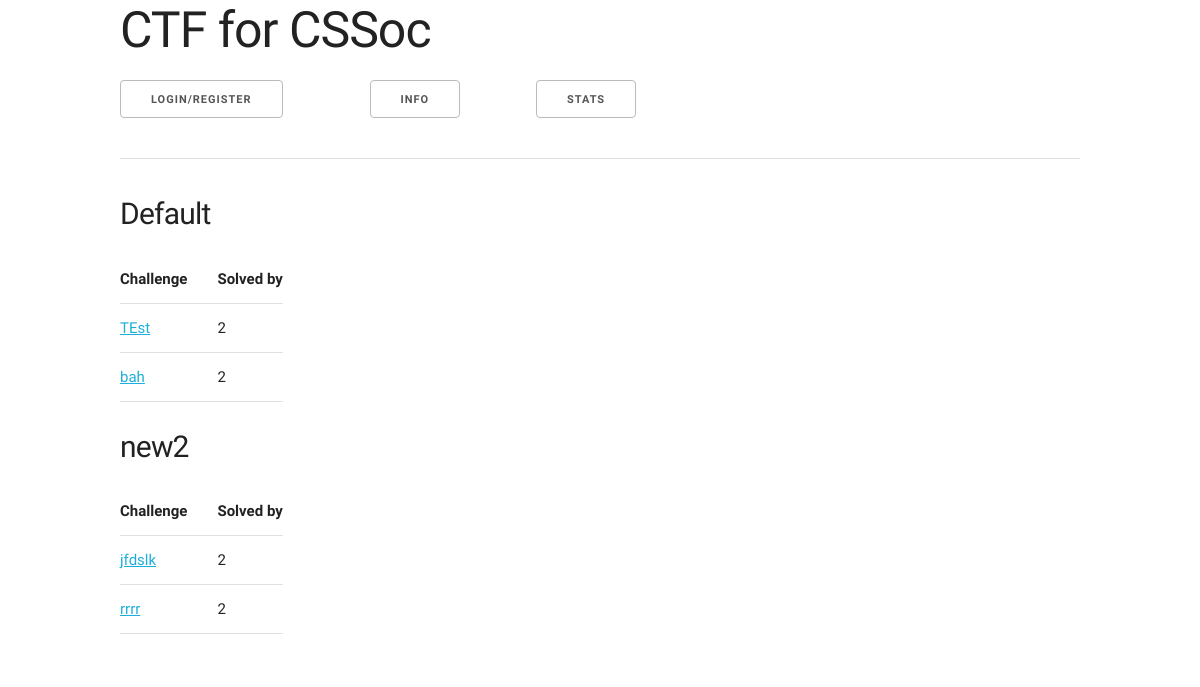
/stats/challenge/, run on an earlier commit of the app's database.
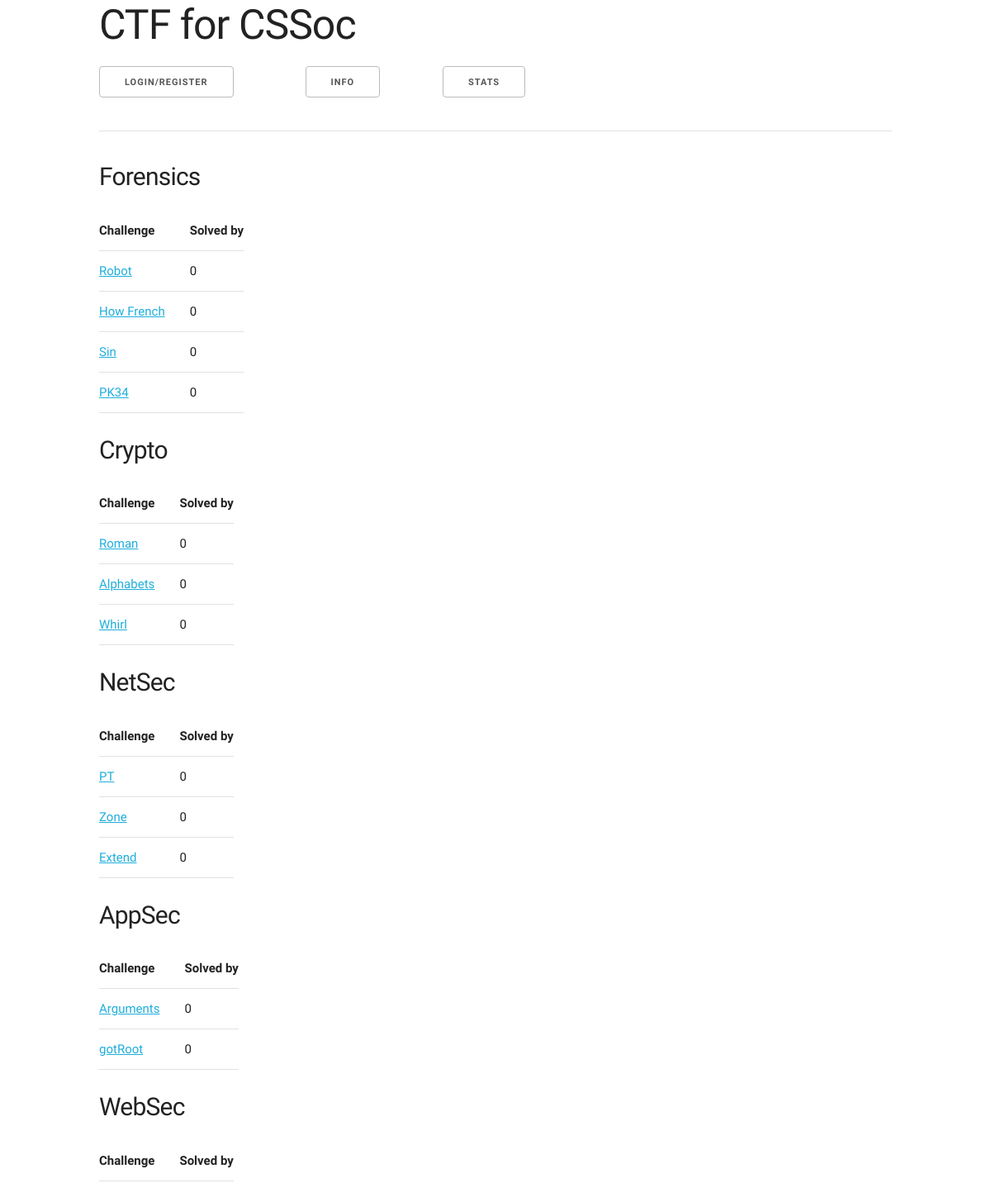
And on a later commit of the database.
### challenges/models.py (models this page shows, shortened)
class Category(models.Model):
    name = models.CharField(max_length=50)

class Challenge(models.Model):
    name = models.CharField(max_length=50)
    text = models.TextField()
    solution = models.CharField(max_length=255)
    eta = models.IntegerField(default=1)
    rank = models.IntegerField()
    cat = models.ForeignKey(Category, null=True)
    unlockedBy = models.ManyToManyField(Team, blank=True)
    class Meta:
        unique_together = ('rank', 'cat')

### stats/views.py (the view)
def challengeView(request):
    numOfCategories = Category.objects.all().count()
    categoryInfo = [None] * numOfCategories
    for x in range(numOfCategories):
        currentCategory = Category.objects.all()[x]
        categoryName = currentCategory.name
        challenges = Challenge.objects.filter(cat = currentCategory)
        challengeInfo = [None] * challenges.count()
        for y in range(challenges.count()):
            currentChallenge = challenges[y]
            currentName = currentChallenge.name
            numSolvedBy = SolvedChallenge.objects.filter(challenge = currentChallenge).count()
            challengeInfo[y] = {'name':currentName, 'solved':numSolvedBy,
                    'id':currentChallenge.id}
        categoryInfo[x] = {'name':categoryName, 'challenges':challengeInfo}
    return render(request, 'stats/challenge.html',
            {'base':'base.html', 'user':request.user, 'challenges':categoryInfo})

### stats/templates/stats/challenge.html (shortened to what this page needs)
{% extends base %}
{% block body %}
{% if challenges %}
{% for cat in challenges %}
<h4>{{cat.name}}</h4>
<table>
	<thead>
		<tr>
			<th>Challenge</th>
			<th>Solved by</th>
		</tr>
	</thead>
	<tbody>
{% for chal in cat.challenges %}
<tr>
	<td><a href="{{chal.id}}">{{chal.name}}</a></td>
       	<td>{{chal.solved}}</td>
</tr>
{%endfor%}
	</tbody>
</table>
{%endfor%}
	{%endif%}
{% endblock %}

What changed in the data, as far as the page shows it:
removed Category: name "Default"
removed Challenge: name "TEst"
removed Challenge: name "bah"
removed Category: name "new2"
removed Challenge: name "jfdslk"
removed Challenge: name "rrrr"
added Category: name "Forensics"
added Challenge: name "Robot"
added Challenge: name "How French"
added Challenge: name "Sin"
added Challenge: name "PK34"
added Category: name "Crypto"
added Challenge: name "Roman"
added Challenge: name "Alphabets"
added Challenge: name "Whirl"
added Category: name "NetSec"
added Challenge: name "PT"
added Challenge: name "Zone"
added Challenge: name "Extend"
added Category: name "AppSec"
added Challenge: name "Arguments"
added Challenge: name "gotRoot"
added Category: name "WebSec"
Also different on the page:
new list line: "Challenge Solved by 0 0 0 0"
new list line: "Challenge Solved by 0 0 0"
new list line: "Challenge Solved by 0 0"
new list line: "Challenge Solved by"
list line gone: "Challenge Solved by 2 2"
